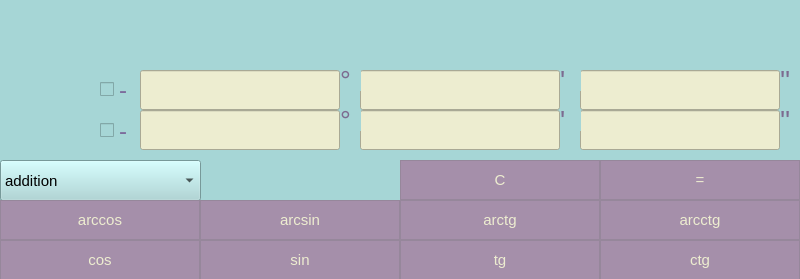
<?xml version="1.0" encoding="UTF-8"?>
<ui version="4.0">
 <class>MainWindow</class>
 <widget class="QMainWindow" name="MainWindow">
  <property name="geometry">
   <rect>
    <x>0</x>
    <y>0</y>
    <width>800</width>
    <height>279</height>
   </rect>
  </property>
  <property name="windowTitle">
   <string>MainWindow</string>
  </property>
  <property name="styleSheet">
   <string notr="true">background-color: rgb(166, 214, 214);</string>
  </property>
  <widget class="QWidget" name="centralwidget">
   <widget class="QPushButton" name="CulcRes">
    <property name="geometry">
     <rect>
      <x>600</x>
      <y>160</y>
      <width>200</width>
      <height>40</height>
     </rect>
    </property>
    <property name="font">
     <font>
      <pointsize>11</pointsize>
     </font>
    </property>
    <property name="styleSheet">
     <string notr="true">QPushButton{
	background-color: rgb(165, 143, 170);
	
	
	color: rgb(237, 237, 208);
	border: 1px solid rgb(150, 135, 155);
}
QPushButton:pressed {
    background-color: qlineargradient(x1: 0, y1: 0, x2: 0, y2: 1,
                                      stop: 0  rgb(155, 153, 160), stop: 1  rgb(89, 123, 182));
}
QPushButton:hover{
	background-color: rgb(150, 135, 165);
}</string>
    </property>
    <property name="text">
     <string>=</string>
    </property>
   </widget>
   <widget class="QComboBox" name="TypeOp">
    <property name="geometry">
     <rect>
      <x>0</x>
      <y>160</y>
      <width>201</width>
      <height>41</height>
     </rect>
    </property>
    <property name="font">
     <font>
      <pointsize>11</pointsize>
     </font>
    </property>
    <property name="styleSheet">
     <string notr="true">background-color: rgb(166, 214, 214);
</string>
    </property>
    <item>
     <property name="text">
      <string>addition</string>
     </property>
    </item>
    <item>
     <property name="text">
      <string>subtraction</string>
     </property>
    </item>
    <item>
     <property name="text">
      <string>division</string>
     </property>
    </item>
    <item>
     <property name="text">
      <string>multiplication</string>
     </property>
    </item>
   </widget>
   <widget class="QCheckBox" name="Sign1">
    <property name="geometry">
     <rect>
      <x>100</x>
      <y>80</y>
      <width>31</width>
      <height>19</height>
     </rect>
    </property>
    <property name="font">
     <font>
      <pointsize>18</pointsize>
     </font>
    </property>
    <property name="styleSheet">
     <string notr="true">color: rgb(124, 107, 156);</string>
    </property>
    <property name="text">
     <string>-</string>
    </property>
    <property name="iconSize">
     <size>
      <width>20</width>
      <height>20</height>
     </size>
    </property>
   </widget>
   <widget class="QCheckBox" name="Sign2">
    <property name="geometry">
     <rect>
      <x>100</x>
      <y>120</y>
      <width>31</width>
      <height>21</height>
     </rect>
    </property>
    <property name="font">
     <font>
      <pointsize>18</pointsize>
     </font>
    </property>
    <property name="styleSheet">
     <string notr="true">color: rgb(124, 107, 156);</string>
    </property>
    <property name="text">
     <string>-</string>
    </property>
    <property name="iconSize">
     <size>
      <width>20</width>
      <height>20</height>
     </size>
    </property>
   </widget>
   <widget class="QLabel" name="Result">
    <property name="geometry">
     <rect>
      <x>0</x>
      <y>0</y>
      <width>801</width>
      <height>71</height>
     </rect>
    </property>
    <property name="font">
     <font>
      <pointsize>20</pointsize>
     </font>
    </property>
    <property name="styleSheet">
     <string notr="true">QLabel
{
	qproperty-aligment:'AlignVCenter | AlignRight';
}
background-color: rgb(57, 58, 61);</string>
    </property>
    <property name="text">
     <string/>
    </property>
    <property name="alignment">
     <set>Qt::AlignRight|Qt::AlignTrailing|Qt::AlignVCenter</set>
    </property>
   </widget>
   <widget class="QPushButton" name="btn_arccos">
    <property name="geometry">
     <rect>
      <x>0</x>
      <y>200</y>
      <width>200</width>
      <height>40</height>
     </rect>
    </property>
    <property name="font">
     <font>
      <pointsize>11</pointsize>
     </font>
    </property>
    <property name="styleSheet">
     <string notr="true">QPushButton{
	background-color: rgb(165, 143, 170);
	
	
	color: rgb(237, 237, 208);
	border: 1px solid rgb(150, 135, 155);
}
QPushButton:pressed {
    background-color: qlineargradient(x1: 0, y1: 0, x2: 0, y2: 1,
                                      stop: 0  rgb(155, 153, 160), stop: 1  rgb(89, 123, 182));
}
QPushButton:hover{
	background-color: rgb(150, 135, 165);
}</string>
    </property>
    <property name="text">
     <string>arccos</string>
    </property>
   </widget>
   <widget class="QPushButton" name="btn_arcsin">
    <property name="geometry">
     <rect>
      <x>200</x>
      <y>200</y>
      <width>200</width>
      <height>40</height>
     </rect>
    </property>
    <property name="font">
     <font>
      <pointsize>11</pointsize>
     </font>
    </property>
    <property name="styleSheet">
     <string notr="true">QPushButton{
	background-color: rgb(165, 143, 170);
	
	
	color: rgb(237, 237, 208);
	border: 1px solid rgb(150, 135, 155);
}
QPushButton:pressed {
    background-color: qlineargradient(x1: 0, y1: 0, x2: 0, y2: 1,
                                      stop: 0  rgb(155, 153, 160), stop: 1  rgb(89, 123, 182));
}
QPushButton:hover{
	background-color: rgb(150, 135, 165);
}</string>
    </property>
    <property name="text">
     <string>arcsin</string>
    </property>
   </widget>
   <widget class="QPushButton" name="btn_arctg">
    <property name="geometry">
     <rect>
      <x>400</x>
      <y>200</y>
      <width>200</width>
      <height>40</height>
     </rect>
    </property>
    <property name="font">
     <font>
      <pointsize>11</pointsize>
     </font>
    </property>
    <property name="styleSheet">
     <string notr="true">QPushButton{
	background-color: rgb(165, 143, 170);
	
	
	color: rgb(237, 237, 208);
	border: 1px solid rgb(150, 135, 155);
}
QPushButton:pressed {
    background-color: qlineargradient(x1: 0, y1: 0, x2: 0, y2: 1,
                                      stop: 0  rgb(155, 153, 160), stop: 1  rgb(89, 123, 182));
}
QPushButton:hover{
	background-color: rgb(150, 135, 165);
}</string>
    </property>
    <property name="text">
     <string>arctg</string>
    </property>
   </widget>
   <widget class="QPushButton" name="btn_arcctg">
    <property name="geometry">
     <rect>
      <x>600</x>
      <y>200</y>
      <width>200</width>
      <height>40</height>
     </rect>
    </property>
    <property name="font">
     <font>
      <pointsize>11</pointsize>
     </font>
    </property>
    <property name="styleSheet">
     <string notr="true">QPushButton{
	background-color: rgb(165, 143, 170);
	
	
	color: rgb(237, 237, 208);
	border: 1px solid rgb(150, 135, 155);
}
QPushButton:pressed {
    background-color: qlineargradient(x1: 0, y1: 0, x2: 0, y2: 1,
                                      stop: 0  rgb(155, 153, 160), stop: 1  rgb(89, 123, 182));
}
QPushButton:hover{
	background-color: rgb(150, 135, 165);
}</string>
    </property>
    <property name="text">
     <string>arcctg</string>
    </property>
   </widget>
   <widget class="QPushButton" name="btn_ctg">
    <property name="geometry">
     <rect>
      <x>600</x>
      <y>240</y>
      <width>200</width>
      <height>40</height>
     </rect>
    </property>
    <property name="font">
     <font>
      <pointsize>11</pointsize>
     </font>
    </property>
    <property name="styleSheet">
     <string notr="true">QPushButton{
	background-color: rgb(165, 143, 170);
	
	
	color: rgb(237, 237, 208);
	border: 1px solid rgb(150, 135, 155);
}
QPushButton:pressed {
    background-color: qlineargradient(x1: 0, y1: 0, x2: 0, y2: 1,
                                      stop: 0  rgb(155, 153, 160), stop: 1  rgb(89, 123, 182));
}
QPushButton:hover{
	background-color: rgb(150, 135, 165);
}</string>
    </property>
    <property name="text">
     <string>ctg</string>
    </property>
   </widget>
   <widget class="QPushButton" name="btn_tg">
    <property name="geometry">
     <rect>
      <x>400</x>
      <y>240</y>
      <width>200</width>
      <height>40</height>
     </rect>
    </property>
    <property name="font">
     <font>
      <pointsize>11</pointsize>
     </font>
    </property>
    <property name="styleSheet">
     <string notr="true">QPushButton{
	background-color: rgb(165, 143, 170);
	
	
	color: rgb(237, 237, 208);
	border: 1px solid rgb(150, 135, 155);
}
QPushButton:pressed {
    background-color: qlineargradient(x1: 0, y1: 0, x2: 0, y2: 1,
                                      stop: 0  rgb(155, 153, 160), stop: 1  rgb(89, 123, 182));
}
QPushButton:hover{
	background-color: rgb(150, 135, 165);
}</string>
    </property>
    <property name="text">
     <string>tg</string>
    </property>
   </widget>
   <widget class="QPushButton" name="btn_cos">
    <property name="geometry">
     <rect>
      <x>0</x>
      <y>240</y>
      <width>200</width>
      <height>40</height>
     </rect>
    </property>
    <property name="font">
     <font>
      <pointsize>11</pointsize>
     </font>
    </property>
    <property name="styleSheet">
     <string notr="true">QPushButton{
	background-color: rgb(165, 143, 170);
	
	
	color: rgb(237, 237, 208);
	border: 1px solid rgb(150, 135, 155);
}
QPushButton:pressed {
    background-color: qlineargradient(x1: 0, y1: 0, x2: 0, y2: 1,
                                      stop: 0  rgb(155, 153, 160), stop: 1  rgb(89, 123, 182));
}
QPushButton:hover{
	background-color: rgb(150, 135, 165);
}</string>
    </property>
    <property name="text">
     <string>cos</string>
    </property>
   </widget>
   <widget class="QPushButton" name="btn_sin">
    <property name="geometry">
     <rect>
      <x>200</x>
      <y>240</y>
      <width>200</width>
      <height>40</height>
     </rect>
    </property>
    <property name="font">
     <font>
      <pointsize>11</pointsize>
     </font>
    </property>
    <property name="styleSheet">
     <string notr="true">QPushButton{
	background-color: rgb(165, 143, 170);
	
	
	color: rgb(237, 237, 208);
	border: 1px solid rgb(150, 135, 155);
}
QPushButton:pressed {
    background-color: qlineargradient(x1: 0, y1: 0, x2: 0, y2: 1,
                                      stop: 0  rgb(155, 153, 160), stop: 1  rgb(89, 123, 182));
}
QPushButton:hover{
	background-color: rgb(150, 135, 165);
}</string>
    </property>
    <property name="text">
     <string>sin</string>
    </property>
   </widget>
   <widget class="QPushButton" name="clear">
    <property name="geometry">
     <rect>
      <x>400</x>
      <y>160</y>
      <width>200</width>
      <height>40</height>
     </rect>
    </property>
    <property name="font">
     <font>
      <pointsize>11</pointsize>
     </font>
    </property>
    <property name="styleSheet">
     <string notr="true">QPushButton{
	background-color: rgb(165, 143, 170);
	
	
	color: rgb(237, 237, 208);
	border: 1px solid rgb(150, 135, 155);
}
QPushButton:pressed {
    background-color: qlineargradient(x1: 0, y1: 0, x2: 0, y2: 1,
                                      stop: 0  rgb(155, 153, 160), stop: 1  rgb(89, 123, 182));
}
QPushButton:hover{
	background-color: rgb(150, 135, 165);
}</string>
    </property>
    <property name="text">
     <string>C</string>
    </property>
   </widget>
   <widget class="QLineEdit" name="deg1">
    <property name="geometry">
     <rect>
      <x>140</x>
      <y>70</y>
      <width>200</width>
      <height>40</height>
     </rect>
    </property>
    <property name="font">
     <font>
      <pointsize>14</pointsize>
     </font>
    </property>
    <property name="styleSheet">
     <string notr="true">background-color: rgb(237, 237, 208);</string>
    </property>
    <property name="alignment">
     <set>Qt::AlignRight|Qt::AlignTrailing|Qt::AlignVCenter</set>
    </property>
   </widget>
   <widget class="QLineEdit" name="min1">
    <property name="geometry">
     <rect>
      <x>360</x>
      <y>70</y>
      <width>200</width>
      <height>40</height>
     </rect>
    </property>
    <property name="font">
     <font>
      <pointsize>14</pointsize>
     </font>
    </property>
    <property name="styleSheet">
     <string notr="true">background-color: rgb(237, 237, 208);</string>
    </property>
    <property name="alignment">
     <set>Qt::AlignRight|Qt::AlignTrailing|Qt::AlignVCenter</set>
    </property>
   </widget>
   <widget class="QLineEdit" name="sec1">
    <property name="geometry">
     <rect>
      <x>580</x>
      <y>70</y>
      <width>200</width>
      <height>40</height>
     </rect>
    </property>
    <property name="font">
     <font>
      <pointsize>14</pointsize>
     </font>
    </property>
    <property name="styleSheet">
     <string notr="true">background-color: rgb(237, 237, 208);</string>
    </property>
    <property name="alignment">
     <set>Qt::AlignRight|Qt::AlignTrailing|Qt::AlignVCenter</set>
    </property>
   </widget>
   <widget class="QLineEdit" name="deg2">
    <property name="enabled">
     <bool>true</bool>
    </property>
    <property name="geometry">
     <rect>
      <x>140</x>
      <y>110</y>
      <width>200</width>
      <height>40</height>
     </rect>
    </property>
    <property name="font">
     <font>
      <pointsize>14</pointsize>
     </font>
    </property>
    <property name="styleSheet">
     <string notr="true">background-color: rgb(237, 237, 208);</string>
    </property>
    <property name="alignment">
     <set>Qt::AlignRight|Qt::AlignTrailing|Qt::AlignVCenter</set>
    </property>
   </widget>
   <widget class="QLineEdit" name="min2">
    <property name="geometry">
     <rect>
      <x>360</x>
      <y>110</y>
      <width>200</width>
      <height>40</height>
     </rect>
    </property>
    <property name="font">
     <font>
      <pointsize>14</pointsize>
     </font>
    </property>
    <property name="styleSheet">
     <string notr="true">background-color: rgb(237, 237, 208);</string>
    </property>
    <property name="alignment">
     <set>Qt::AlignRight|Qt::AlignTrailing|Qt::AlignVCenter</set>
    </property>
   </widget>
   <widget class="QLineEdit" name="sec2">
    <property name="geometry">
     <rect>
      <x>580</x>
      <y>110</y>
      <width>200</width>
      <height>40</height>
     </rect>
    </property>
    <property name="font">
     <font>
      <pointsize>14</pointsize>
     </font>
    </property>
    <property name="styleSheet">
     <string notr="true">background-color: rgb(237, 237, 208);</string>
    </property>
    <property name="alignment">
     <set>Qt::AlignRight|Qt::AlignTrailing|Qt::AlignVCenter</set>
    </property>
   </widget>
   <widget class="QLabel" name="label">
    <property name="geometry">
     <rect>
      <x>340</x>
      <y>70</y>
      <width>21</width>
      <height>21</height>
     </rect>
    </property>
    <property name="font">
     <font>
      <pointsize>20</pointsize>
     </font>
    </property>
    <property name="styleSheet">
     <string notr="true">color: rgb(124, 107, 144);</string>
    </property>
    <property name="text">
     <string>°</string>
    </property>
   </widget>
   <widget class="QLabel" name="label_2">
    <property name="geometry">
     <rect>
      <x>560</x>
      <y>70</y>
      <width>21</width>
      <height>21</height>
     </rect>
    </property>
    <property name="font">
     <font>
      <pointsize>20</pointsize>
     </font>
    </property>
    <property name="styleSheet">
     <string notr="true">color: rgb(124, 107, 144);</string>
    </property>
    <property name="text">
     <string>'</string>
    </property>
   </widget>
   <widget class="QLabel" name="label_3">
    <property name="geometry">
     <rect>
      <x>780</x>
      <y>110</y>
      <width>21</width>
      <height>21</height>
     </rect>
    </property>
    <property name="font">
     <font>
      <pointsize>20</pointsize>
     </font>
    </property>
    <property name="styleSheet">
     <string notr="true">color: rgb(124, 107, 144);</string>
    </property>
    <property name="text">
     <string>''</string>
    </property>
   </widget>
   <widget class="QLabel" name="label_4">
    <property name="geometry">
     <rect>
      <x>340</x>
      <y>110</y>
      <width>21</width>
      <height>21</height>
     </rect>
    </property>
    <property name="font">
     <font>
      <pointsize>20</pointsize>
     </font>
    </property>
    <property name="styleSheet">
     <string notr="true">color: rgb(124, 107, 144);</string>
    </property>
    <property name="text">
     <string>°</string>
    </property>
   </widget>
   <widget class="QLabel" name="label_5">
    <property name="geometry">
     <rect>
      <x>560</x>
      <y>110</y>
      <width>21</width>
      <height>21</height>
     </rect>
    </property>
    <property name="font">
     <font>
      <pointsize>20</pointsize>
     </font>
    </property>
    <property name="styleSheet">
     <string notr="true">color: rgb(124, 107, 144);</string>
    </property>
    <property name="text">
     <string>'</string>
    </property>
   </widget>
   <widget class="QLabel" name="label_6">
    <property name="geometry">
     <rect>
      <x>780</x>
      <y>70</y>
      <width>21</width>
      <height>21</height>
     </rect>
    </property>
    <property name="font">
     <font>
      <pointsize>20</pointsize>
     </font>
    </property>
    <property name="styleSheet">
     <string notr="true">color: rgb(124, 107, 144);</string>
    </property>
    <property name="text">
     <string>''</string>
    </property>
   </widget>
  </widget>
 </widget>
 <resources/>
 <connections/>
</ui>
